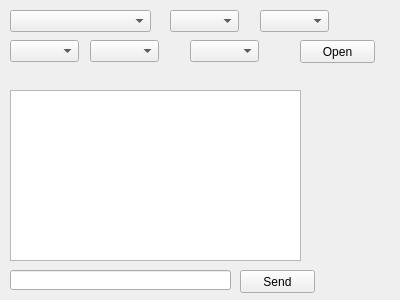
<?xml version="1.0" encoding="UTF-8"?>
<ui version="4.0">
 <class>Serial</class>
 <widget class="QWidget" name="Serial">
  <property name="geometry">
   <rect>
    <x>0</x>
    <y>0</y>
    <width>400</width>
    <height>300</height>
   </rect>
  </property>
  <property name="windowTitle">
   <string>Form</string>
  </property>
  <widget class="QPushButton" name="ButtonSet">
   <property name="geometry">
    <rect>
     <x>300</x>
     <y>40</y>
     <width>75</width>
     <height>23</height>
    </rect>
   </property>
   <property name="text">
    <string>Open</string>
   </property>
  </widget>
  <widget class="QComboBox" name="ListSerialPorts">
   <property name="geometry">
    <rect>
     <x>10</x>
     <y>10</y>
     <width>141</width>
     <height>22</height>
    </rect>
   </property>
  </widget>
  <widget class="QTextEdit" name="textEdit">
   <property name="geometry">
    <rect>
     <x>10</x>
     <y>90</y>
     <width>291</width>
     <height>171</height>
    </rect>
   </property>
  </widget>
  <widget class="QComboBox" name="ListDataBits">
   <property name="geometry">
    <rect>
     <x>170</x>
     <y>10</y>
     <width>69</width>
     <height>22</height>
    </rect>
   </property>
   <property name="currentIndex">
    <number>-1</number>
   </property>
  </widget>
  <widget class="QComboBox" name="ListBaudRate">
   <property name="geometry">
    <rect>
     <x>260</x>
     <y>10</y>
     <width>69</width>
     <height>22</height>
    </rect>
   </property>
   <property name="currentIndex">
    <number>-1</number>
   </property>
  </widget>
  <widget class="QComboBox" name="ListParity">
   <property name="geometry">
    <rect>
     <x>10</x>
     <y>40</y>
     <width>69</width>
     <height>22</height>
    </rect>
   </property>
  </widget>
  <widget class="QComboBox" name="ListSropBits">
   <property name="geometry">
    <rect>
     <x>90</x>
     <y>40</y>
     <width>69</width>
     <height>22</height>
    </rect>
   </property>
  </widget>
  <widget class="QLineEdit" name="lineEdit">
   <property name="geometry">
    <rect>
     <x>10</x>
     <y>270</y>
     <width>221</width>
     <height>20</height>
    </rect>
   </property>
  </widget>
  <widget class="QPushButton" name="ButtonSend">
   <property name="geometry">
    <rect>
     <x>240</x>
     <y>270</y>
     <width>75</width>
     <height>23</height>
    </rect>
   </property>
   <property name="text">
    <string>Send</string>
   </property>
  </widget>
  <widget class="QComboBox" name="ListFlowCtrl">
   <property name="geometry">
    <rect>
     <x>190</x>
     <y>40</y>
     <width>69</width>
     <height>22</height>
    </rect>
   </property>
  </widget>
 </widget>
 <resources/>
 <connections/>
</ui>
